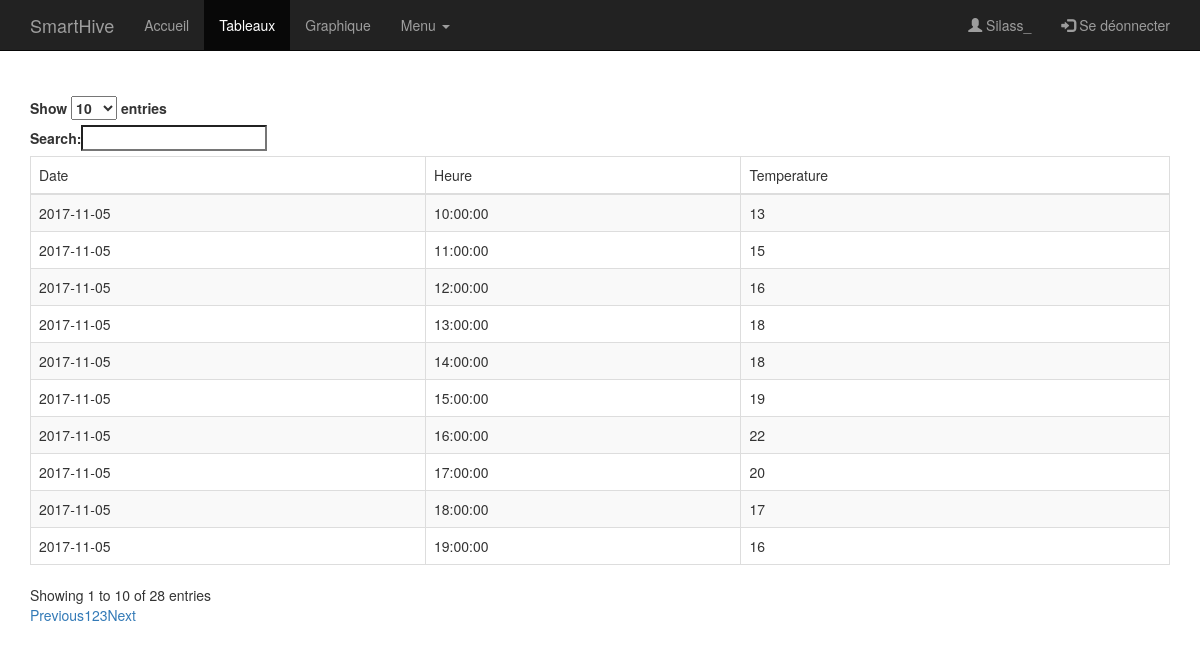
Page /table.php (signed in) on the committed database.
### tables this page shows
CREATE TABLE `test` (
  `data_date` date NOT NULL,
  `data_heure` time NOT NULL,
  `data_temperature` varchar(30) NOT NULL,
  `data_id` int(11) NOT NULL,
  `date` text
);

### table.php (the view, shortened to what this page needs)
 <?php
 try
{
  $bdd = new PDO('mysql:host=localhost;dbname=test2;charset=utf8', 'root', '');
}
catch(Exception $e)
{
        die('Erreur : '.$e->getMessage());
}
      $result = $bdd->prepare('SELECT * FROM test ORDER BY data_date ASC');
      $result->execute();
 ?>
<!DOCTYPE html>
	<html>
		<head>
			<link rel="stylesheet" href="https://maxcdn.bootstrapcdn.com/bootstrap/3.3.6/css/bootstrap.min.css" />
			<link rel="stylesheet" href="https://cdn.datatables.net/1.10.12/css/dataTables.bootstrap.min.css" />
		</head>
	<body>
		<nav class="navbar navbar-inverse navbar-fixed-top">
   		<div class="container">
     		<div class="navbar-header">
       		<a class="navbar-brand" href="#">SmartHive</a>
     		</div>
     		<div id="navbar" class="navbar-collapse collapse">
       		<ul class="nav navbar-nav">
         		<li><a href="#">Accueil</a></li>
         		<li class="active"><a href="#">Tableaux</a></li>
         		<li><a href="index.php">Graphique</a></li>
            		<li class="dropdown">
                		<a href="#" class="dropdown-toggle" data-toggle="dropdown" role="button" aria-haspopup="true" aria-expanded="false">Menu <sp    class="caret"></span></a>
            		</li>
       		</ul>
       			<ul class="nav navbar-nav navbar-right">
       			    <li><a href="profil.php"><span class="glyphicon glyphicon-user"></span> <?= $_SESSION['auth']->username; ?></a></li>
					<li><a href="logout.php"><span class="glyphicon glyphicon-log-in"></span> Se déonnecter</a></li>
       			</ul>
     		</div>
   		</div>
 		</nav>
           <div class="container">
                <h3 align="center">Tableau temperature</h3>
                <br></br>
                <div class="table-responsive">
                     <table id="temperature_data" class="table table-striped table-bordered">
                          <thead>
                               <tr>
                                    <td>Date</td>
                                    <td>Heure</td>
                                    <td>Temperature</td>
                               </tr>
                          </thead>
                          <?php
                          while($row = $result->fetch())
                          {
                               echo '
                               <tr>
                                    <td>'.$row["data_date"].'</td>
                                    <td>'.$row["data_heure"].'</td>
                                    <td>'.$row["data_temperature"].'</td>
                               </tr>
                               ';
                          }
                          ?>
                     </table>
                </div>
           </div>
      </body>
 </html>

### rows in the picture
test: data_date "2017-11-05", data_heure "10:00:00", data_temperature "13"
test: data_date "2017-11-05", data_heure "11:00:00", data_temperature "15"
test: data_date "2017-11-05", data_heure "12:00:00", data_temperature "16"
test: data_date "2017-11-05", data_heure "13:00:00", data_temperature "18"
test: data_date "2017-11-05", data_heure "14:00:00", data_temperature "18"
test: data_date "2017-11-05", data_heure "15:00:00", data_temperature "19"
test: data_date "2017-11-05", data_heure "16:00:00", data_temperature "22"
test: data_date "2017-11-05", data_heure "17:00:00", data_temperature "20"
test: data_date "2017-11-05", data_heure "18:00:00", data_temperature "17"
test: data_date "2017-11-05", data_heure "19:00:00", data_temperature "16"

### other values in the picture
$_SESSION['auth']->username "Silass_"
